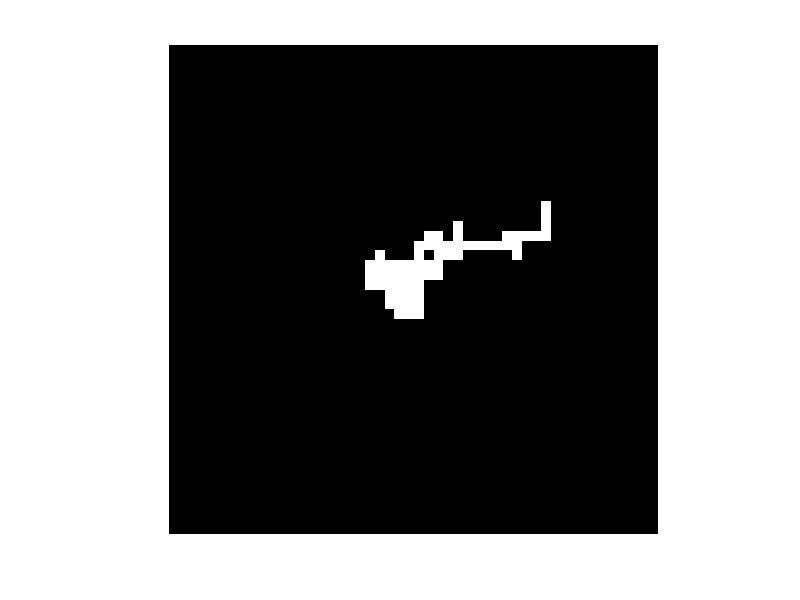

Reproduce this figure in MATLAB.
clear
clc
%% random Walk Map generation #1

% How it works:
% Starts from the middle, walking around randomly to generate a map
% Only constraints are the border of the game

% Map size
mapRow = 50;
mapCol = 50;
mapSize = zeros(mapRow, mapCol);

% Start in the middle
startX = ceil(mapCol/2);
startY = ceil(mapRow/2);

% Number of random walk bots
walkBots = randi([2, 3]);

% Number of walks available
minWalk = (mapCol + mapRow)/2;
maxWalk = mapCol + mapRow;
numWalks = randi([minWalk, maxWalk]);

%% Utility Function
% Returns an array of movement
function canMove = checkBounds(mapSize, posX, posY)
    canMove = [];
    [mapRow, mapCol] = size(mapSize);
    % Check movement availability
    if (posX - 1) > 1 % If can turn left
        canMove(length(canMove) + 1) = 1;
    end
    if (posX - 1) < mapCol % If can turn right
        canMove(length(canMove) + 1) = 2;
    end
    if (posY - 1) > 1 % If can go up
        canMove(length(canMove) + 1) = 3;
    end
    if (posX + 1) < mapRow % If can go down
        canMove(length(canMove) + 1) = 4;
    end
end

% Moves bot in a random direction (Recursive function)
function newMap = botWalk(mapSize, posX, posY, walksLeft)
    % If the bot can no longer walk, finish
    if walksLeft == 0
        mapSize(posY, posX) = 1;
        newMap = mapSize;
        fprintf('No more WALKS\n')
        return
    end
    
    % Check which turn the bot can make
    canMove = checkBounds(mapSize, posX, posY);
    if length(canMove) < 1
        % No available movements
        mapSize(posY, posX) = 1;
        newMap = mapSize;
        fprintf('No available movement\n')
        return
    end

    % Randomly turn Left (1), Right (2), Up (3), Down (4)
    % Based on the movement available
    randomChoice = randi([1, length(canMove)]);
    fprintf('R%d: %d\n', walksLeft, randomChoice);
    turnSignal = canMove(randomChoice);
    
    if turnSignal == 1 % Left turn
        posX = posX - 1;
    elseif turnSignal == 2 % Right turn
        posX = posX + 1;
    elseif turnSignal == 3 % Up turn
        posY = posY - 1;
    elseif turnSignal == 4 % Down turn
        posY = posY + 1;
    end
    

    mapSize(posY, posX) = 1;
    newMap = mapSize;
    walksLeft = walksLeft - 1;
    imshow(newMap);
    newMap = botWalk(newMap, posX, posY, walksLeft);
end

newMap = mapSize;
for i = 1:walkBots
    newMap = botWalk(newMap, startX, startY, numWalks);
end

% display result
imshow(newMap);
% Save result
imwrite(newMap, 'botWalk.jpeg');